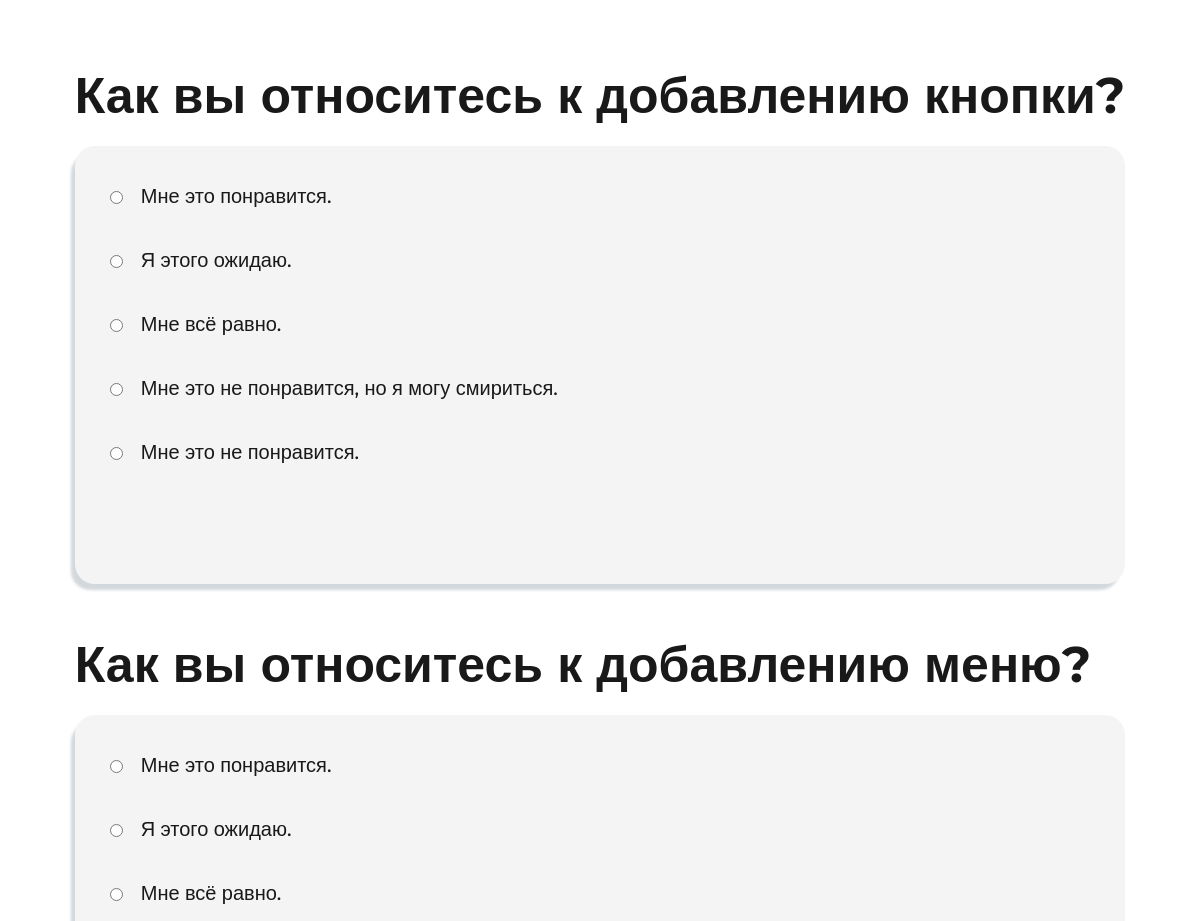
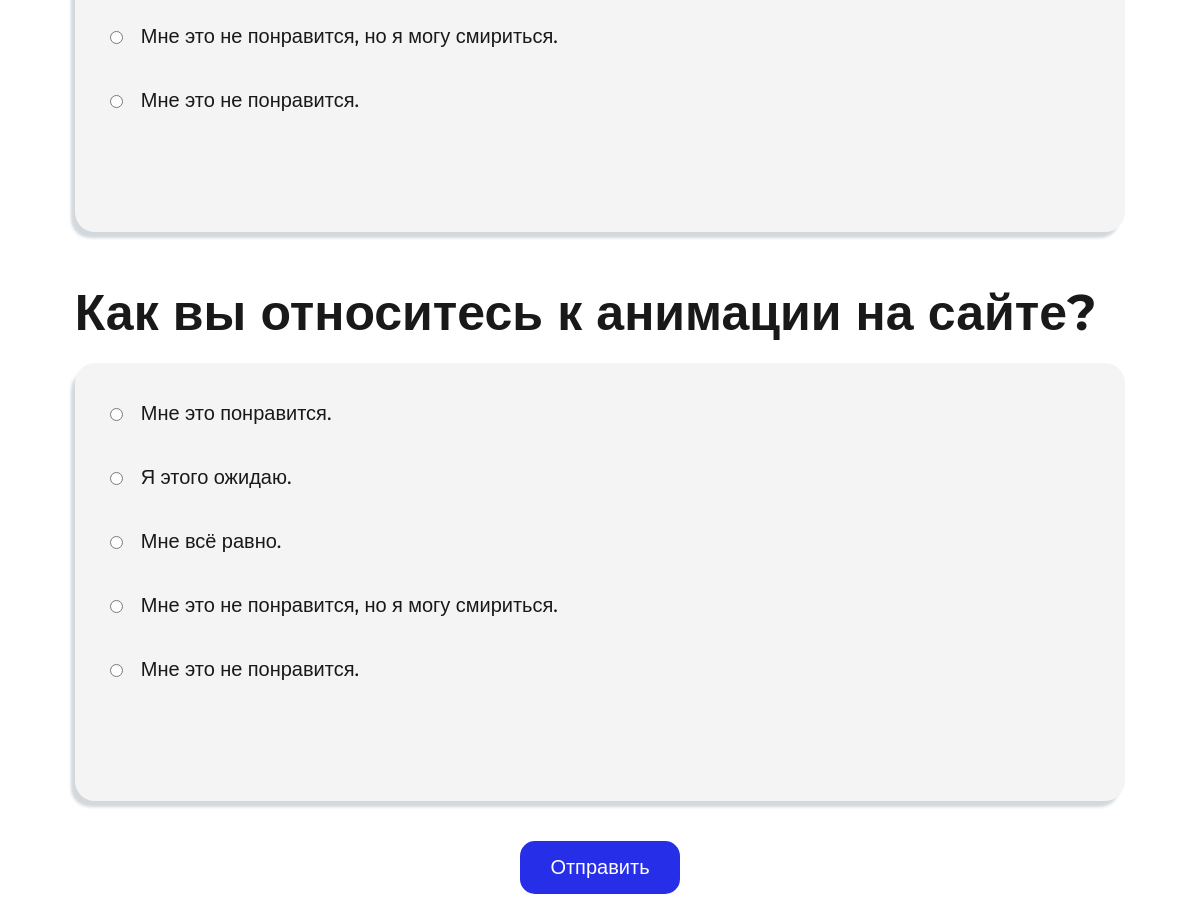
The page / on the database its author committed (2 pictures, top to bottom).
### project/apps/base/models.py (models this page shows, shortened)
class Questions(models.Model):
    question = models.TextField(blank=True, null=True)
    answers = models.ManyToManyField(Answers, related_name='r_answers', blank=True, db_index=True)
    created = models.DateTimeField(auto_now_add=True)
    updated = models.DateTimeField(auto_now=True)
    DisplayFields = ['id', 'question', 'created', 'updated']
    SearchableFields = DisplayFields
    FilterFields = ['created', 'updated']
    class Meta:
        ordering = ['id', '-updated']
        verbose_name = 'Question'
        verbose_name_plural = 'Questions'

class Answers(models.Model):
    answer = models.CharField(max_length=250, blank=True, null=True)
    description = models.TextField(blank=True, null=True)
    created = models.DateTimeField(auto_now_add=True)
    updated = models.DateTimeField(auto_now=True)
    DisplayFields = ['id', 'answer', 'description', 'created', 'updated']
    SearchableFields = DisplayFields
    FilterFields = ['created', 'updated']
    class Meta:
        ordering = ['-id', '-updated']
        verbose_name = 'Answer'
        verbose_name_plural = 'Answers'

### project/apps/base/views.py (the view)
# urls.py: path('', views.main, name='main'),
def main(request):
    questions = models.Questions.objects.all()
    context = {'questions': questions}
    return render(request, template_name='base/main.htm', context=context)

### project/apps/base/templates/base/main.htm (shortened to what this page needs)
{% extends 'index.htm' %}
{% load static %}
{% block content %}
    <div class="wrapper">
        <form class="container" type="post" id="vote">
            {% for question in questions %}
                <p class="heading">{{ question.question }}</p>
                <div class="vote_block">
                    {% for answer in question.answers.all %}
                        <div class="option">
                            <label>
                                <input type="radio" class="scales" name="{{ question.id }}" value="{{ answer.answer }}">{{ answer.description }}
                            </label>
                        </div>
                    {% endfor %}
                </div>
            {% endfor %}
            <div class="btn_block">
                <button form="vote" type="submit" class="submit_btn">Отправить</button>
            </div>
        </form>
    </div>
{% endblock %}

### project/templates/index.htm (shortened to what this page needs)
<!DOCTYPE html>
{% load static %}
<html lang="ru-RU" data-bs-theme="auto">
<head>
    <link type="text/css" rel="stylesheet" href="{% static 'assets/css/main.css' %}" >
</head>
<body>
    {% block content %}
    {% endblock %}
</body>
</html>

### project/static/assets/css/main.css (style rules this page uses)
html, body { font-family: "Montserrat", sans-serif; color: #191919; height:100%; background-color:#ffffff; font-weight:400; margin: 0; padding: 0; }
.wrapper { min-height:100%; margin: 0 auto; display: flex; flex-direction: column; }
.container { padding: 15px; margin: 0 auto; max-width: 1230px; }
.heading { font-size: 50px; font-weight: 700; margin-bottom: 20px; }
.vote_block { background-color: #F4F4F4; box-shadow: -5px 7px 3px -1px rgba(34, 60, 80, 0.2); border-radius: 20px; padding: 10px 30px 80px 30px; }
.option { margin-bottom: 40px; }
.option label { font-size: 20px; font-weight: 500; display: flex; align-items: center; cursor: pointer; gap: 15px; }
.btn_block { text-align: center; width: 100%; }
.submit_btn { background-color: #272EE8; padding: 15px 30px; border-radius: 15px; color: white; font-size: 20px; font-weight: 500; outline: none; border: none; cursor: pointer; margin: 40px 0; }

### rows shown on the page
Questions: question "Как вы относитесь к добавлению кнопки?"
Answers: description "Мне это понравится."
Answers: description "Я этого ожидаю."
Answers: description "Мне всё равно."
Answers: description "Мне это не понравится, но я могу смириться."
Answers: description "Мне это не понравится."
Questions: question "Как вы относитесь к добавлению меню?"
Questions: question "Как вы относитесь к анимации на сайте?"
